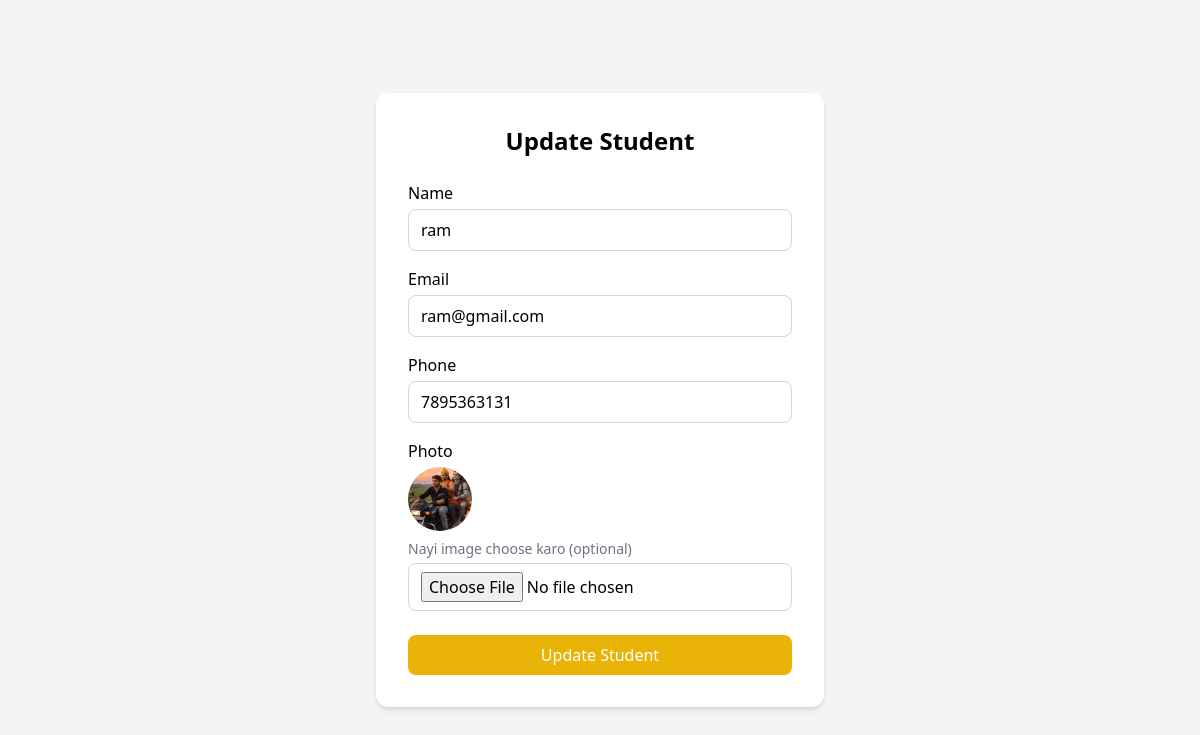
Screenshot of /update_student/15 with the database file from the repository.
### student/models.py (models this page shows)
class Student(models.Model):
    name = models.CharField(max_length=100)
    email=models.EmailField()
    phone=models.CharField(max_length=13)
    image = models.ImageField(upload_to='dare_image/',blank=True, null=True)

### student/views.py (the view, shortened to what this page needs)
# urls.py: path('update_student/<int:id>',views.update_student,name='update_student'),
def update_student(request, id):
    student = Student.objects.get(id=id)
    parameters = {"student": student}
    return render(request, "student/update_student.html", parameters)

### templates/student/update_student.html (shortened to what this page needs)
<!DOCTYPE html>
<html lang="en">
<head>
<script src="https://cdn.tailwindcss.com"></script>
</head>
<body class="bg-gray-100 min-h-screen flex items-center justify-center">
<div class="bg-white p-8 rounded-xl shadow-md w-full max-w-md">
<h2 class="text-2xl font-bold mb-6 text-center">Update Student</h2>
<form method="POST" enctype="multipart/form-data">
<div class="mb-4">
  <label class="block mb-1 font-medium">Name</label>
  <input type="text" name="input_name" value="{{ student.name }}" required
  class="w-full border border-gray-300 rounded-lg px-3 py-2 focus:outline-none focus:ring-2 focus:ring-blue-400">
</div>
<div class="mb-4">
  <label class="block mb-1 font-medium">Email</label>
  <input type="email" name="input_email" value="{{ student.email }}" required
  class="w-full border border-gray-300 rounded-lg px-3 py-2 focus:outline-none focus:ring-2 focus:ring-blue-400">
</div>
<div class="mb-4">
  <label class="block mb-1 font-medium">Phone</label>
  <input type="text" name="input_phone" value="{{ student.phone }}" required
  class="w-full border border-gray-300 rounded-lg px-3 py-2 focus:outline-none focus:ring-2 focus:ring-blue-400">
</div>
<div class="mb-6">
  <label class="block mb-1 font-medium">Photo</label>
  {% if student.image %}
    <img src="{{ student.image.url }}" class="w-16 h-16 rounded-full object-cover mb-2">
    <p class="text-sm text-gray-500 mb-1">Nayi image choose karo (optional)</p>
  {% endif %}
  <input type="file" name="input_photo" accept="image/*"
  class="w-full border border-gray-300 rounded-lg px-3 py-2 focus:outline-none focus:ring-2 focus:ring-yellow-400">
</div>
<button type="submit"
  class="w-full bg-yellow-500 text-white py-2 rounded-lg hover:bg-yellow-600">
  Update Student
</button>
</form>
</div>
</body>
</html>

### rows the page displays
Student: input_name "ram", input_email "ram@gmail.com", input_phone "7895363131", image (picture)
